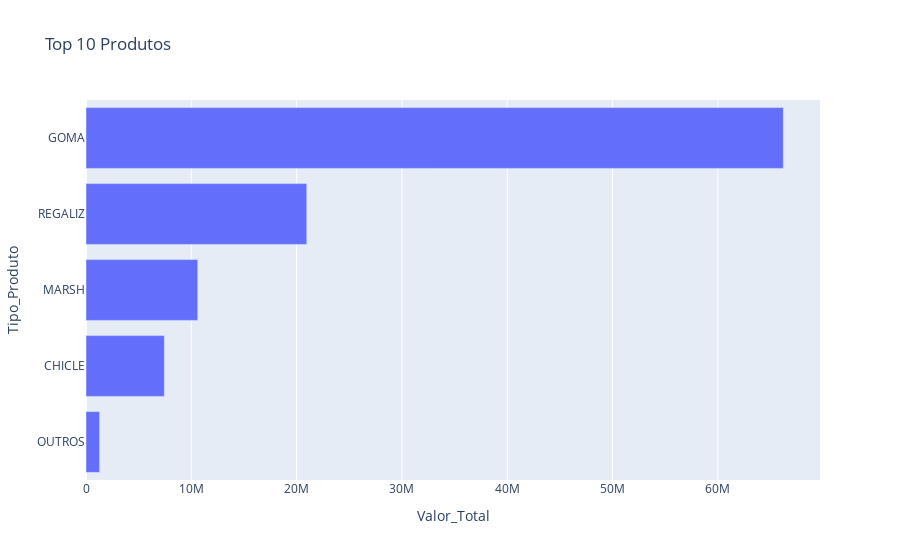
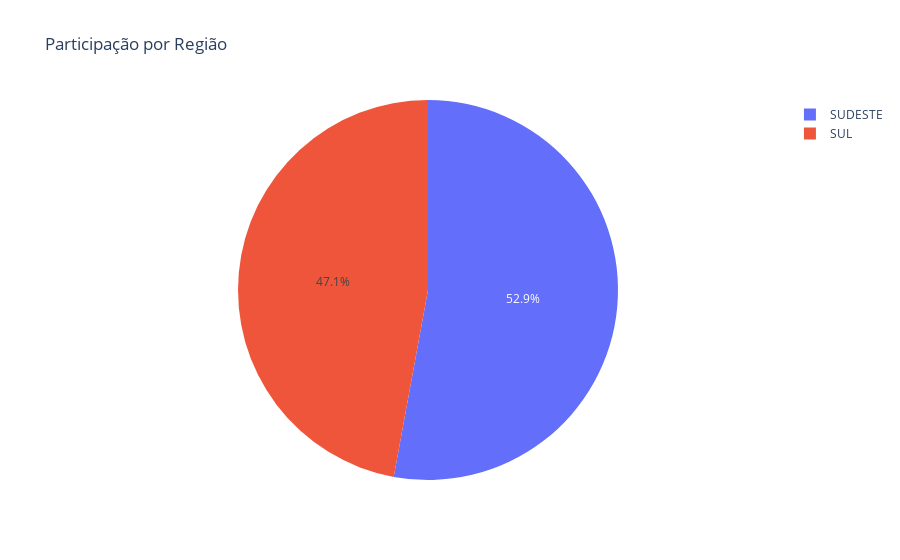

Here is the notebook cell these charts were saved with, in order:
### Code cell
# Top Produtos e Regiões
top_prod = sell_in.groupby('Tipo_Produto')['Valor_Total'].sum().nlargest(10).reset_index()
fig = px.bar(top_prod, x='Valor_Total', y='Tipo_Produto', orientation='h', title='Top 10 Produtos')
fig.update_layout(yaxis={'categoryorder':'total ascending'})
fig.show()

by_region = sell_in.groupby('Regiao')['Valor_Total'].sum().reset_index()
fig2 = px.pie(by_region, names='Regiao', values='Valor_Total', title='Participação por Região')
fig2.show()

### Figure 1 — Plotly figure (JSON) as saved in the notebook; plotly's stock layout.template omitted (floating-point values rounded to 4 significant figures)
{"data": [{"alignmentgroup": "True", "hovertemplate": "Valor_Total=%{x}<br>Tipo_Produto=%{y}<extra></extra>", "legendgroup": "", "marker": {"color": "#636efa", "pattern": {"shape": ""}}, "name": "", "offsetgroup": "", "orientation": "h", "showlegend": false, "textposition": "auto", "type": "bar", "x": [66210000.0, 20960000.0, 10610000.0, 7440000.0, 1290000.0], "xaxis": "x", "y": ["GOMA", "REGALIZ", "MARSH", "CHICLE", "OUTROS"], "yaxis": "y"}], "layout": {"barmode": "relative", "legend": {"tracegroupgap": 0}, "title": {"text": "Top 10 Produtos"}, "xaxis": {"anchor": "y", "domain": [0, 1], "title": {"text": "Valor_Total"}}, "yaxis": {"anchor": "x", "categoryorder": "total ascending", "domain": [0, 1], "title": {"text": "Tipo_Produto"}}}}

### Figure 2 — Plotly figure (JSON) as saved in the notebook; plotly's stock layout.template omitted (floating-point values rounded to 4 significant figures)
{"data": [{"domain": {"x": [0, 1], "y": [0, 1]}, "hovertemplate": "Regiao=%{label}<br>Valor_Total=%{value}<extra></extra>", "labels": ["SUDESTE", "SUL"], "legendgroup": "", "name": "", "showlegend": true, "type": "pie", "values": [56340000.0, 50180000.0]}], "layout": {"legend": {"tracegroupgap": 0}, "title": {"text": "Participação por Região"}}}
